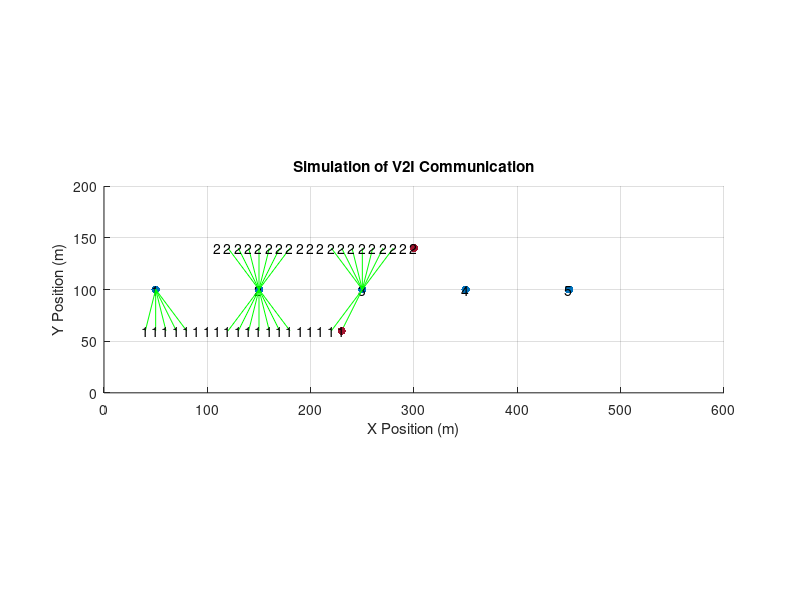

This figure's MATLAB source: (Note: this script raises an error after producing the figure.)
clc;
clear all;
close all;
 
% Define simulation parameters
num_vehicles = 2; % Number of vehicles
num_rsus = 5; % Number of roadside units
simulation_time = 20; % Simulation time (seconds)
communication_range = 50; % Communication range between vehicles and RSUs (meters)
vehicle_step_size = 10; % Step size for vehicle movement
irs_positions = zeros(num_rsus, 2);
 
% Initialize RSU positions in a straight line
for i = 1:num_rsus
    irs_positions(i, :) = [50 + (i-1)*100, 100];
end
 
% Initialize vehicle positions
vehicle_positions = [30, 60; 100, 140]; % Different initial positions for vehicles
 
% Initialize vehicle connections
vehicle_connections = zeros(num_vehicles, 1); % Initially, no vehicle is connected to any RSU
 
% Plotting setup
figure;
xlabel('X Position (m)');
ylabel('Y Position (m)');
title('Simulation of V2I Communication');
grid on;
axis equal;
xlim([0, 600]);
ylim([0, 200]);
hold on;
 
% Plot RSU positions
rsu_scatter = scatter(irs_positions(:, 1), irs_positions(:, 2), 'rs', 'filled');
rsu_text = text(irs_positions(:, 1), irs_positions(:, 2), cellstr(num2str((1:num_rsus)')),'HorizontalAlignment','center', 'VerticalAlignment','middle');
 
% Main simulation loop
for t = 1:simulation_time
    % Clear previous vehicle connections
    fprintf('\nSimulation Time: %d\n', t);
    
    % Clear previous vehicle connections
    delete(findobj('Type', 'line', 'Color', 'g'));
    
    % Move vehicles in a straight line
    vehicle_positions(:, 1) = vehicle_positions(:, 1) + vehicle_step_size;
    
    % Loop through each vehicle
    for v = 1:num_vehicles
        % Check distance to each RSU
        distances = vecnorm(vehicle_positions(v, :) - irs_positions, 2, 2);
        [min_distance, min_index] = min(distances);
        
        if min_distance <= communication_range
            % Vehicle is within communication range of an RSU
            if vehicle_connections(v) ~= min_index
                % Vehicle is not currently connected to this RSU, establish connection
                fprintf('Vehicle %d connected to RSU %d\n', v, min_index);
                vehicle_connections(v) = min_index;
            end
        else
            % Vehicle is out of range of all RSUs, disconnect
            if vehicle_connections(v) ~= 0
                % Vehicle was previously connected, disconnect
                fprintf('Vehicle %d disconnected from RSU %d\n', v, vehicle_connections(v));
                vehicle_connections(v) = 0;
            end
        end
    end
    
    % Check if any RSU is inactive
    if all(vehicle_connections == 0)
        fprintf('All RSUs are inactive.\n');
    end
    
    % Plot vehicle connections
    for v = 1:num_vehicles
        if vehicle_connections(v) ~= 0
            plot([vehicle_positions(v, 1), irs_positions(vehicle_connections(v), 1)], [vehicle_positions(v, 2), irs_positions(vehicle_connections(v), 2)], 'g');
        end
    end
    
    % Plot vehicle positions
    if exist('vehicle_scatter', 'var')
        delete(vehicle_scatter);
    end
    vehicle_scatter = scatter(vehicle_positions(:, 1), vehicle_positions(:, 2), 'bo', 'filled');
    text(vehicle_positions(:, 1), vehicle_positions(:, 2), cellstr(num2str((1:num_vehicles)')),'HorizontalAlignment','center', 'VerticalAlignment','middle');
 
    pause(1); % Pause to observe the animation
end
 
% Parameters (adjusted with increased noise at direct path and higher IRS passive elements' index)
fc = 2.4e9; % Carrier frequency (2.4 GHz for WiFi)
c = physconst('LightSpeed'); % Speed of light
lambda = c / fc; % Wavelength
d_TR = 100; % Distance between transmitter and receiver (m)
d_TI = 5; % Distance between transmitter and IRS (m)
d_IR = 20; % Distance between IRS and receiver (m)
h_BS = 10; % Height of transmitter/receiver (m)
h_IRS = 10; % Height of IRS (m)
num_IRS_elements = 300; % Increased Number of IRS elements
 
% Define noise power (dBm) - increased for the direct path
noise_power_dBm_direct = -170; % Increased noise power at direct path
noise_power_dBm_irs = -200; % Reduced noise power at IRS path
 
% Bandwidth (10 MHz for WiFi)
B = 33e6; % 10 MHz
 
% Pre-allocate arrays for results
direct_path_snr_dB = zeros(1000, 1); % Store 1000 samples
irs_path_snr_dB = zeros(1000, 1); % Store 1000 samples
 
% Calculate data rate and spectrum efficiency
data_rate_direct = zeros(1000, 1);
data_rate_irs = zeros(1000, 1);
spectrum_efficiency_direct = zeros(1000, 1);
spectrum_efficiency_irs = zeros(1000, 1);
 
% Blocking probability counters
num_blocked_direct = 0;
num_blocked_irs = 0;
 
% Calculate latency
latency_direct = d_TR / c; % Direct path latency
latency_irs = (d_TI + d_IR) / c; % Latency with IRS
 
% Store mean SNR values for every 100 samples
mean_snr_direct = zeros(10, 1);
mean_snr_irs = zeros(10, 1);
 
% Counter for mean SNR calculation
mean_counter = 1;
 
for i = 1:1000
    % Channel modeling (path loss and shadowing) - consider shadowing only for demonstration
    shadowing_dB = 4 * randn; % Random shadowing (dB)
 
    % Direct path gain (T-R)
    PL_TR = fspl(d_TR, lambda); % Path loss
    direct_path_gain_linear = db2pow(-PL_TR + shadowing_dB); % Apply shadowing
 
    % IRS path gain (T-I-R)
    PL_TI = fspl(d_TI, lambda); % Path loss (T-I)
    PL_IR = fspl(d_IR, lambda); % Path loss (I-R)
    irs_path_gain_linear = db2pow(-PL_TI - PL_IR + shadowing_dB); % Apply shadowing
 
    % Define IRS reflection coefficients (adjust for enhanced reflection properties)
    reflection_coefficients = exp(1j*pi/2); % Example: Reflect with 90-degree phase shift (can be complex for amplitude and phase control)
    reflection_coefficients = repmat(reflection_coefficients, num_IRS_elements, 1); % Same reflection coefficient for all elements
    reflection_coefficients = reflection_coefficients * 1.5; % Increase reflection coefficient
 
    % Calculate phase shifts due to IRS element positions (placeholder)
    % This part requires further development based on IRS geometry and wave propagation
    phase_shifts = zeros(num_IRS_elements, 1); % Placeholder for phase shifts
 
    % Combine reflected paths (considering path loss, shadowing, reflection coefficients, and phase shifts)
    irs_reflected_gain_linear = sum(reflection_coefficients .* irs_path_gain_linear .* exp(1j*(phase_shifts + 2*pi*d_TI/lambda)));
 
    % Total IRS path gain (including reflection)
    irs_path_gain_linear = irs_reflected_gain_linear + irs_path_gain_linear; % Assuming perfect reflection for simplicity
 
    % Simulate AWGN noise
    noise_power_linear_direct = db2pow(noise_power_dBm_direct);
    noise_power_linear_irs = db2pow(noise_power_dBm_irs);
    noise_direct = sqrt(noise_power_linear_direct/2) * (randn(1) + 1j*randn(1));
    noise_irs = sqrt(noise_power_linear_irs/2) * (randn(1) + 1j*randn(1));
 
    % Calculate SNR for direct path
    direct_path_snr_linear = abs(direct_path_gain_linear)^2 / noise_power_linear_direct;
    direct_path_snr_dB(i) = pow2db(direct_path_snr_linear);
 
    % Calculate SNR for IRS path
    irs_path_snr_linear = abs(irs_path_gain_linear)^2 / noise_power_linear_irs;
    irs_path_snr_dB(i) = pow2db(irs_path_snr_linear);
    
    % Calculate data rate and spectrum efficiency
    data_rate_direct(i) = B * log2(1 + direct_path_snr_linear);
    data_rate_irs(i) = B * log2(1 + irs_path_snr_linear);
    spectrum_efficiency_direct(i) = data_rate_direct(i) / B;
    spectrum_efficiency_irs(i) = data_rate_irs(i) / B;
    
    % Calculate blocking probability
    if direct_path_snr_dB(i) < 0
        num_blocked_direct = num_blocked_direct + 1;
    end
    
    if irs_path_snr_dB(i) < 0
        num_blocked_irs = num_blocked_irs + 1;
    end
    
    % Calculate mean SNR values for every 100 samples
    if mod(i, 100) == 0
        mean_snr_direct(mean_counter) = mean(direct_path_snr_dB(i-99:i));
        mean_snr_irs(mean_counter) = mean(irs_path_snr_dB(i-99:i));
        mean_counter = mean_counter + 1;
    end
end
 
% Blocking probabilities
blockage_prob_direct = num_blocked_direct / 1000;
blockage_prob_irs = num_blocked_irs / 1000;
 
% Calculate average data rate and spectrum efficiency
avg_data_rate_direct = mean(data_rate_direct);
avg_data_rate_irs = mean(data_rate_irs);
avg_spectrum_efficiency_direct = mean(spectrum_efficiency_direct);
avg_spectrum_efficiency_irs = mean(spectrum_efficiency_irs);
 
% Calculate mean and standard deviation of data rate
mean_data_rate_direct = mean(data_rate_direct);
mean_data_rate_irs = mean(data_rate_irs);
std_data_rate_direct = std(data_rate_direct);
std_data_rate_irs = std(data_rate_irs);
 
% Calculate mean and standard deviation of spectrum efficiency
mean_spectrum_efficiency_direct = mean(spectrum_efficiency_direct);
mean_spectrum_efficiency_irs = mean(spectrum_efficiency_irs);
std_spectrum_efficiency_direct = std(spectrum_efficiency_direct);
std_spectrum_efficiency_irs = std(spectrum_efficiency_irs);
 
% Display results
fprintf('Direct Path SNR (dB): Mean=%.2f, Median=%.2f, Std=%.2f\n', mean(direct_path_snr_dB), median(direct_path_snr_dB), std(direct_path_snr_dB));
fprintf('IRS Path SNR (dB): Mean=%.2f, Median=%.2f, Std=%.2f\n', mean(irs_path_snr_dB), median(irs_path_snr_dB), std(irs_path_snr_dB));
fprintf('Direct Path Latency (s): %.10f\n', latency_direct);
fprintf('Latency with IRS (s): %.10f\n', latency_irs);
fprintf('Blocking Probability for Direct Path: %.2f%%\n', blockage_prob_direct * 100);
fprintf('Blocking Probability with IRS: %.2f%%\n', blockage_prob_irs * 100);
fprintf('Average Data Rate without IRS (Mbps): %.2f\n', avg_data_rate_direct / 1e6);
fprintf('Average Data Rate with IRS (Mbps): %.2f\n', avg_data_rate_irs / 1e6);
fprintf('Average Spectrum Efficiency without IRS (bps/Hz): %.2f\n', avg_spectrum_efficiency_direct);
fprintf('Average Spectrum Efficiency with IRS (bps/Hz): %.2f\n', avg_spectrum_efficiency_irs);
 
% % Display mean and standard deviation of data rate and spectrum efficiency
% fprintf('Mean Data Rate without IRS (Mbps): %.2f\n', mean_data_rate_direct / 1e6);
% fprintf('Standard Deviation of Data Rate without IRS (Mbps): %.2f\n', std_data_rate_direct / 1e6);
% fprintf('Mean Data Rate with IRS (Mbps): %.2f\n', mean_data_rate_irs / 1e6);
% fprintf('Standard Deviation of Data Rate with IRS (Mbps): %.2f\n', std_data_rate_irs / 1e6);
% fprintf('Mean Spectrum Efficiency without IRS (bps/Hz): %.2f\n', mean_spectrum_efficiency_direct);
% fprintf('Standard Deviation of Spectrum Efficiency without IRS (bps/Hz): %.2f\n', std_spectrum_efficiency_direct);
% fprintf('Mean Spectrum Efficiency with IRS (bps/Hz): %.2f\n', mean_spectrum_efficiency_irs);
% fprintf('Standard Deviation of Spectrum Efficiency with IRS (bps/Hz): %.2f\n', std_spectrum_efficiency_irs);
 
% Plot SNR for all 1000 samples
figure;
subplot(2, 1, 1);
plot(1:1000, direct_path_snr_dB, 'b-', 'LineWidth', 1);
xlabel('Sample Number');
ylabel('SNR (dB)');
title('SNR for Direct Path (All Samples)');
grid on;
 
subplot(2, 1, 2);
plot(1:1000, irs_path_snr_dB, 'r-', 'LineWidth', 1);
xlabel('Sample Number');
ylabel('SNR (dB)');
title('SNR for IRS Path (All Samples)');
grid on;
 
% Plot mean SNR values for both cases in a single plot
figure;
subplot(2, 1, 1);
plot(1:100:1000, mean_snr_direct, 'b-o', 'LineWidth', 1);
xlabel('Sample Number');
ylabel('SNR (dB)');
title('Mean SNR for Direct Path');
grid on;
 
subplot(2, 1, 2);
plot(1:100:1000, mean_snr_irs, 'r-o', 'LineWidth', 1);
xlabel('Sample Number');
ylabel('SNR (dB)');
title('Mean SNR for IRS Path');
grid on;
 
% Plot average data rate for both cases and standard deviation
figure;
 
% Plot average data rate
subplot(2, 1, 1);
bar([avg_data_rate_direct, avg_data_rate_irs] / 1e6);
xticklabels({'Without IRS', 'With IRS'});
ylabel('Mbps');
title('Average Data Rate with and without IRS');
grid on;
 
%% Plot standard deviation of data rate
subplot(2, 1, 2);
bar([std_data_rate_direct / 1e6, std_data_rate_irs / 1e6]);
xticks(1:2);
xticklabels({'Without IRS', 'With IRS'});
ylabel('Mbps');
title('Standard Deviation of Data Rate ');
grid on;
 
 
 
 
 
% Plot average spectrum efficiency for both cases and spectral efficiency of data rate
figure;
 
% Plot average spectrum efficiency
subplot(2, 1, 1);
bar([avg_spectrum_efficiency_direct, avg_spectrum_efficiency_irs]);
xticklabels({'Without IRS', 'With IRS'});
ylabel('bps/Hz');
title('Average Spectrum Efficiency with and without IRS');
grid on;
 
% Plot standard deviation of spectrum efficiency
subplot(2, 1, 2);
bar([std_spectrum_efficiency_direct, std_spectrum_efficiency_irs]);
xticklabels({'Without IRS', 'With IRS'});
ylabel('bps/Hz');
title('Standard Deviation of Spectrum Efficiency');
grid on;
 
% Plot blockage probability
figure;
subplot(2, 1, 1);
bar([blockage_prob_direct, blockage_prob_irs]);
xticklabels({'Without IRS', 'With IRS'});
ylabel('Blockage Probability');
title('Blockage Probability with and without IRS');
grid on;
 
% Set y-axis limits to percentage
ylim([0, 1]);
yticks(0:0.1:1);
yticklabels({'0%', '10%', '20%', '30%', '40%', '50%', '60%', '70%', '80%', '90%', '100%'});
 
% Add text labels
text(1, blockage_prob_direct, sprintf('%.2f%%', blockage_prob_direct * 100),...
    'HorizontalAlignment', 'center', 'VerticalAlignment', 'bottom');
text(2, blockage_prob_irs, sprintf('%.2f%%', blockage_prob_irs * 100),...
    'HorizontalAlignment', 'center', 'VerticalAlignment', 'bottom');
